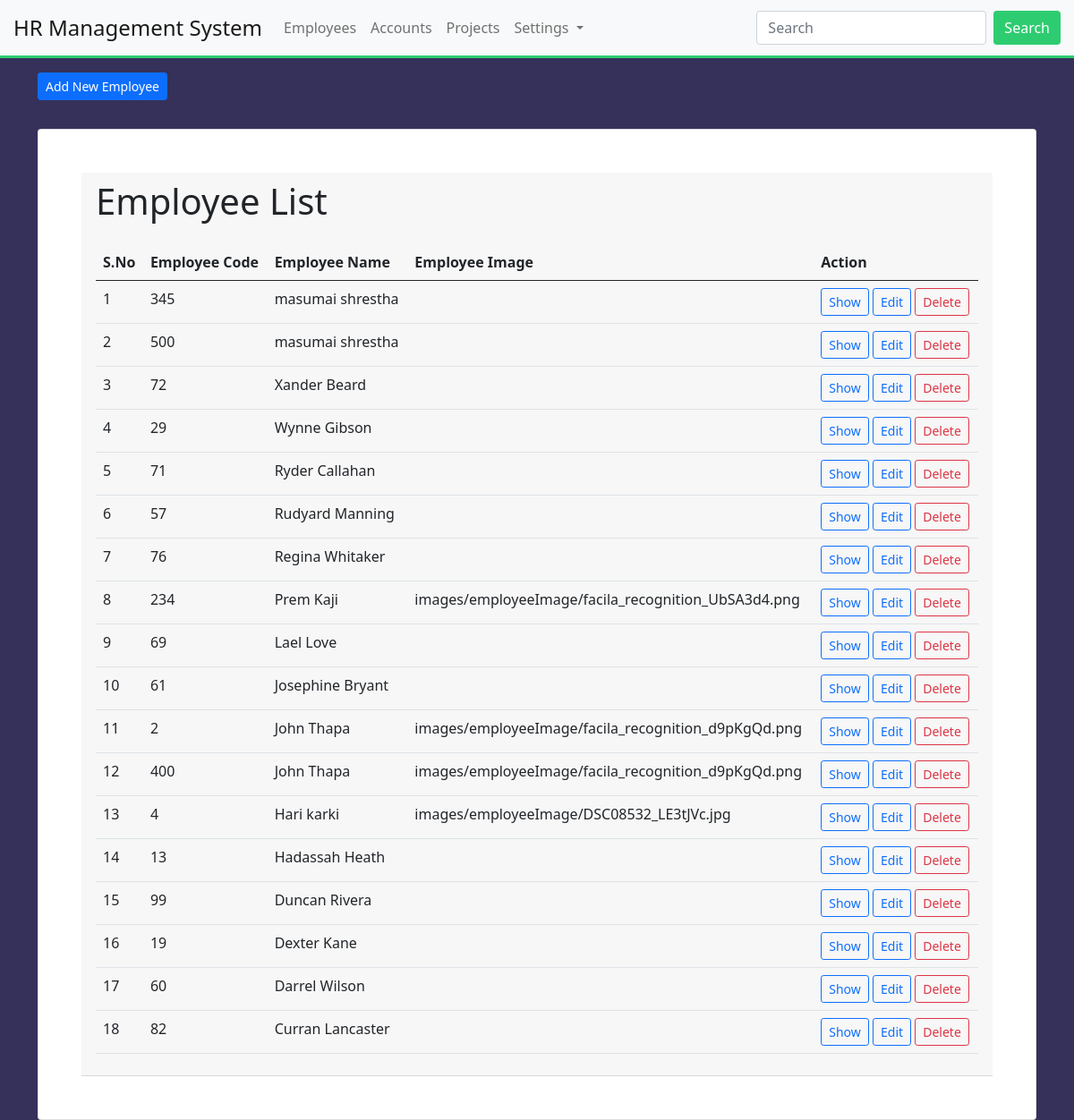
The page /employees/list/ (signed in) on the database as committed earlier.
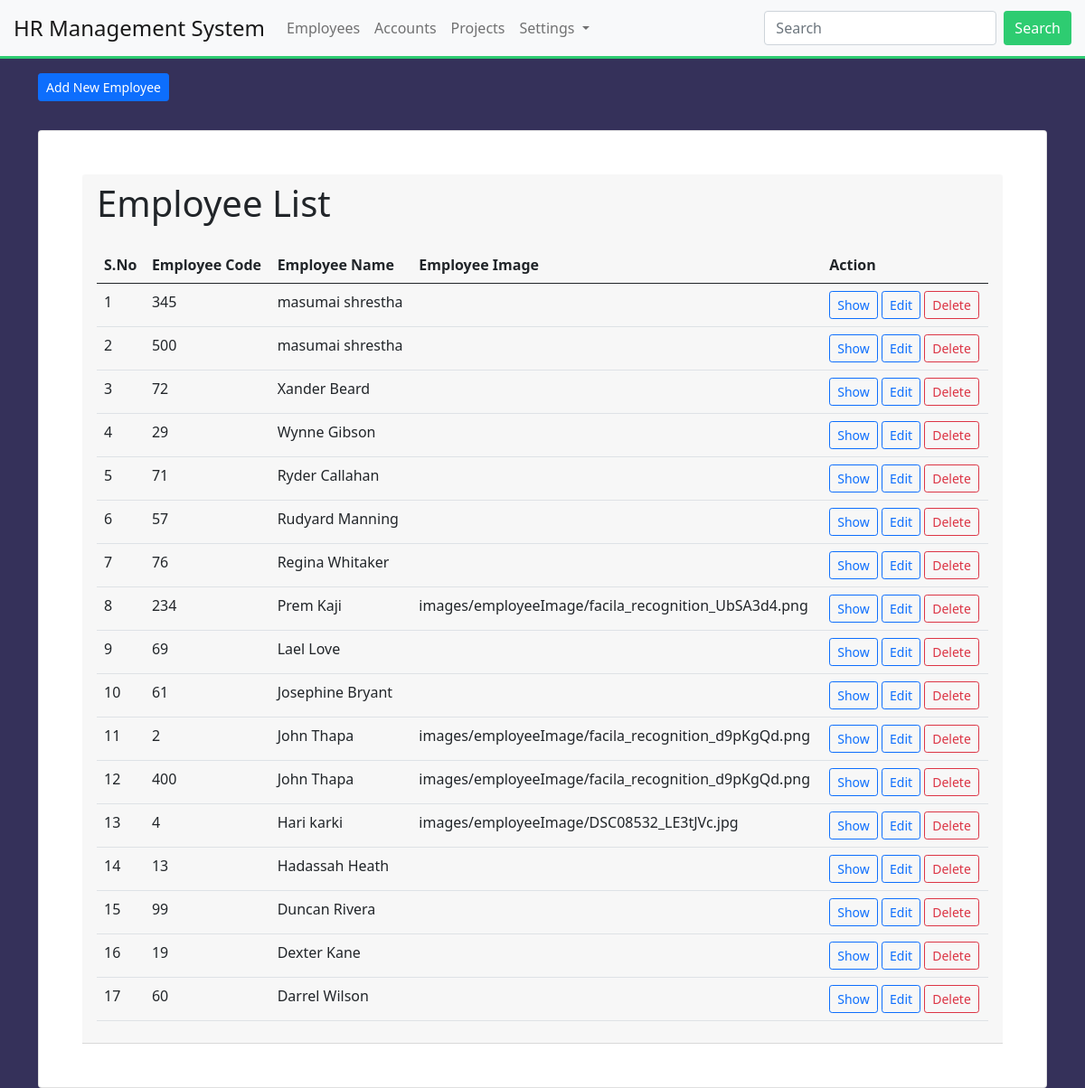
The same page on the database as committed later.
### Employees/models.py (models this page shows, shortened)
class EmployeeDetail(models.Model):
    employee_code = models.PositiveIntegerField(primary_key=True, auto_created=True)
    employee_name = models.CharField(max_length=30)
    employee_designation = models.ForeignKey(EmployeeDesignation, on_delete=models.CASCADE)
    employee_contact = models.CharField(max_length=10)
    employee_image = models.FileField(upload_to="images/employeeImage", blank=True, null=True)
    is_active = models.BooleanField(default=True)
    class Meta:
        db_table = "employee_details"
        ordering = ["-employee_name"]

### Employees/views.py (the view)
# urls.py: path('list/', views.employee_list, name='employee_list'),
@login_required(login_url='/login/')
def employee_list(request):
    list_of_employee= EmployeeDetail.objects.all()
    context= {"data": list_of_employee }
    return render(request, 'employees/employee_list.html', context)

### templates/employees/employee_list.html (shortened to what this page needs)
{% extends 'layouts/master.html' %}
{% block content %}
<div class="container">
    <a href="{% url 'employee_add' %}" class="btn btn-sm btn-primary mb-3 mt-3">Add New Employee</a>
    <div class="card p-5 mt-3">
        <div class="card-header">
            <h1 class="mb-4">Employee List</h1>
            <table class="table table-hover">
                <thead>
                    <tr>
                        <th>S.No</th>
                        <th>Employee Code</th>
                        <th>Employee Name</th>
                        <th>Employee Image</th>
                        <th>Action</th>
                    </tr>
                </thead>
                <tbody>
                    {% for val in data %}
                    <tr>
                        <td>{{ forloop.counter }}</td>
                        <td>{{ val.employee_code }}</td>
                        <td>{{ val.employee_name }}</td>
                        <td>{{ val.employee_image }}</td>
                        <td>
                            <a href="{% url 'employee_show' val.pk %}" class="btn btn-sm btn-outline-primary mr-2">Show</a>
                            <a href="{% url 'employee_edit' val.pk %}" class="btn btn-sm btn-outline-primary mr-2">Edit</a>
                            <a href="{% url 'employee_delete' val.pk %}" class="btn btn-sm btn-outline-danger">Delete</a>
                        </td>
                    </tr>
                    {% endfor %}
                </tbody>
            </table>
        </div>
    </div>
</div>
{% endblock %}

Rows that differ between the two databases and show on the page:
removed EmployeeDetail: employee_code "82", employee_name "Curran Lancaster"
